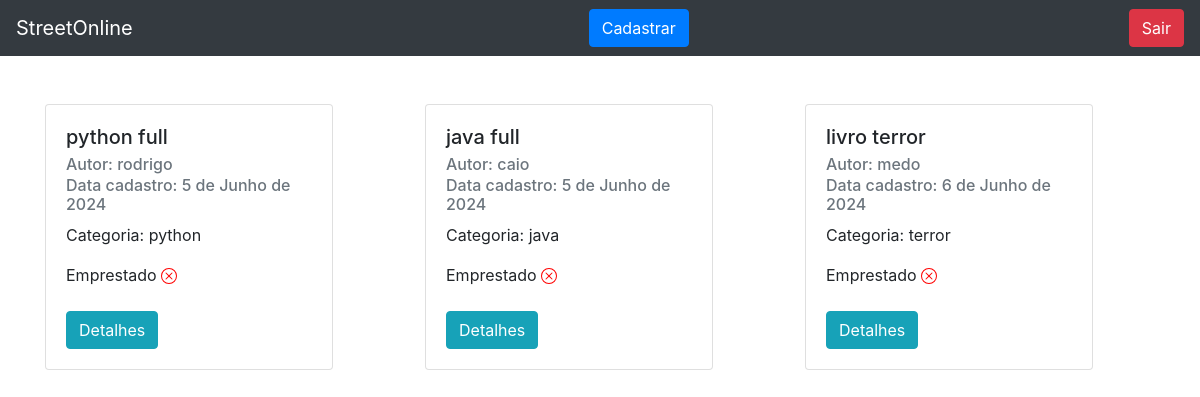
Page /livro/home/ (signed in) on the earlier database version.
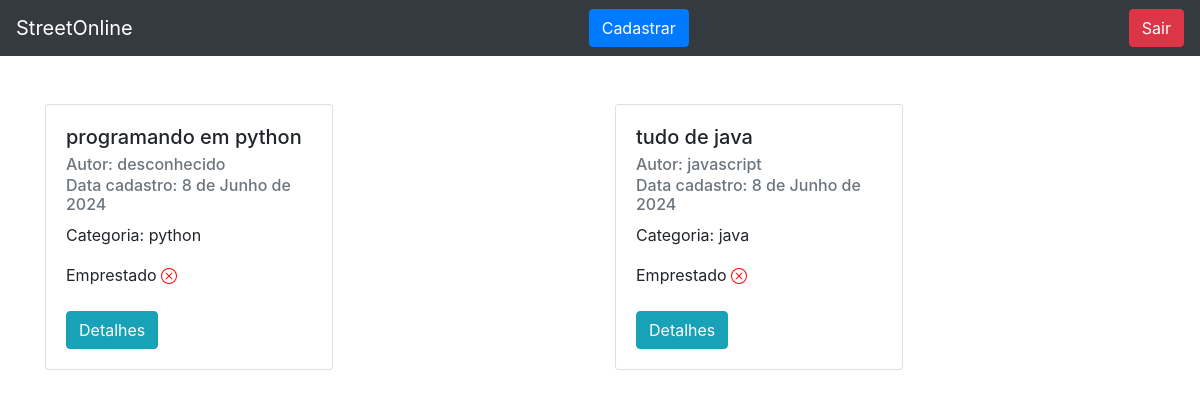
Same page on the later database version.
### livro/models.py (models this page shows, shortened)
class Livros(models.Model):
    nome = models.CharField(max_length=60)
    autor = models.CharField(max_length=30)
    co_autor = models.CharField(max_length=30, blank=True)
    data_cadastro = models.DateField(default=date.today)
    emprestado = models.BooleanField(default=False)
    categoria = models.ForeignKey(Categoria,on_delete= models.DO_NOTHING)
    usuario = models.ForeignKey(Usuario,on_delete=models.DO_NOTHING)
    class Meta:
        verbose_name = 'Livro'

class Categoria(models.Model):
    nome = models.CharField(max_length=30)
    descricao = models.TextField()
    usuario = models.ForeignKey(Usuario, on_delete=models.DO_NOTHING)
    def __str__(self):
        return self.nome

### livro/views.py (the view)
# urls.py: path('home/', views.home, name='home'),
def home(request):
    if request.session.get('usuario'):
        usuario = Usuario.objects.get(id = request.session['usuario'])
        status_categoria = request.GET.get('cadastro_categoria')
        livros = Livros.objects.filter(usuario = usuario)
        form = CadastroLivro()
        form.fields['usuario'].initial = request.session['usuario']
        form.fields['categoria'].queryset = Categoria.objects.filter(usuario = usuario)
        form_categoria = CategoriaLivro()
        usuarios = Usuario.objects.all()
        return render(request,'home.html', {'livros' : livros, 'usuario_logado': request.session.get('usuario'),
                                            'form': form, 'status_categoria': status_categoria,'form_categoria': form_categoria,
                                            'usuarios':usuarios})
    else:
        return redirect('/auth/login/?status=2')

### livro/templates/home.html (shortened to what this page needs)
{% extends 'base.html' %}
{% block 'conteudo' %}
<br>
<br>
<div class="container">
	<div class="row">
		{% for livro in livros %}
			<div class="col-md">
				<div class="card" style="width: 18rem;">
				  <div class="card-body">
					<h5 class="card-title">{{livro.nome}}</h5>
					<h6 class="card-subtitle mb-2 text-muted">Autor: {{livro.autor}}</h6>
					<h6 class="card-subtitle mb-2 text-muted">Data cadastro: {{livro.data_cadastro}}</h6>
					<p class="card-text">Categoria: {{livro.categoria}}</p>
	 			    Emprestado
					  <br>
					  <br>
					  <a href="{% url 'ver_livros' livro.id %}" class="btn btn-info">Detalhes</a>
				  </div>
				</div>
			</div>
		{% endfor %}
	</div>
</div>
{% endblock %}

### templates/base.html (shortened to what this page needs)
<!DOCTYPE html>
<html lang="pt-br">
  <head>
    <link rel="stylesheet" href="https://stackpath.bootstrapcdn.com/bootstrap/4.1.3/css/bootstrap.min.css" >
  </head>
  <body>
     <nav class="navbar navbar-dark bg-dark">
        <a class="navbar-brand" href="{% url 'home' %}">StreetOnline</a>
       {% if usuario_logado %}
          <button type="button" class="btn btn-primary" data-toggle="modal" data-target="#exampleModal">
               Cadastrar
          </button>
          <a href="{% url 'sair' %}" class="btn btn-danger">Sair</a>
       {% endif %}
     </nav>
  {% block 'conteudo' %} {% endblock %}
  </body>
</html>

Differences in the rows shown:
removed Livros: nome "python full", autor "rodrigo", data_cadastro "5 de Junho de 2024", categoria "python", emprestado False (drawn)
removed Livros: nome "java full", autor "caio", data_cadastro "5 de Junho de 2024", categoria "java", emprestado False (drawn)
removed Livros: nome "livro terror", autor "medo", data_cadastro "6 de Junho de 2024", categoria "terror", emprestado False (drawn)
added Livros: nome "programando em python", autor "desconhecido", data_cadastro "8 de Junho de 2024", categoria "python", emprestado False (drawn)
added Livros: nome "tudo de java", autor "javascript", data_cadastro "8 de Junho de 2024", categoria "java", emprestado False (drawn)
